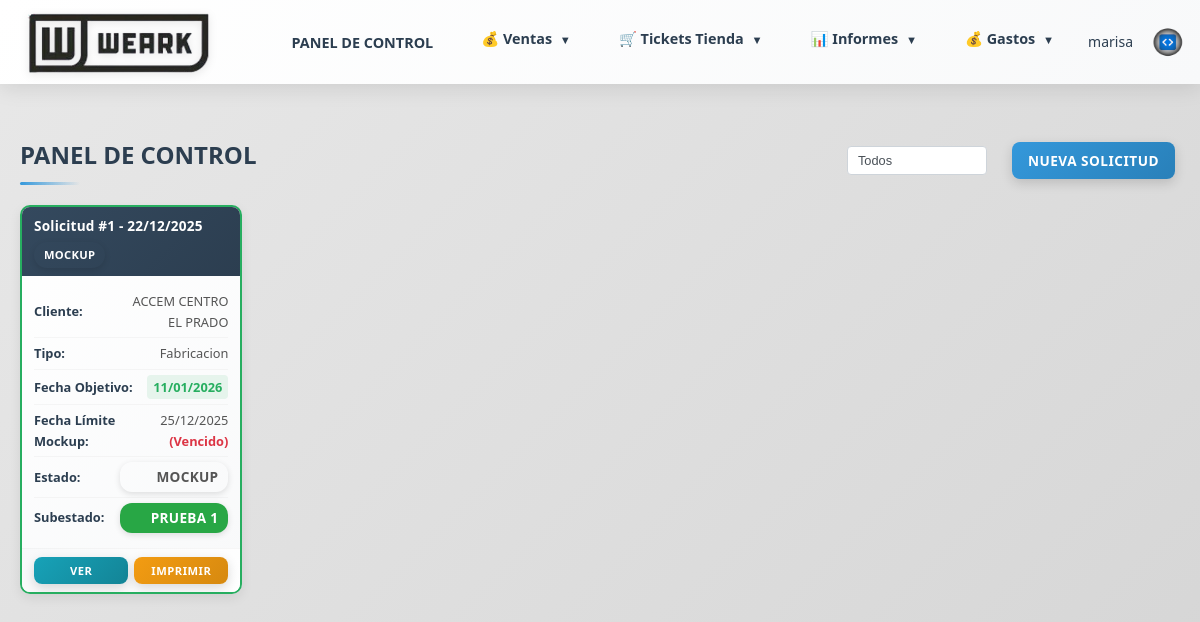
Before: / (signed in) with the older database file.
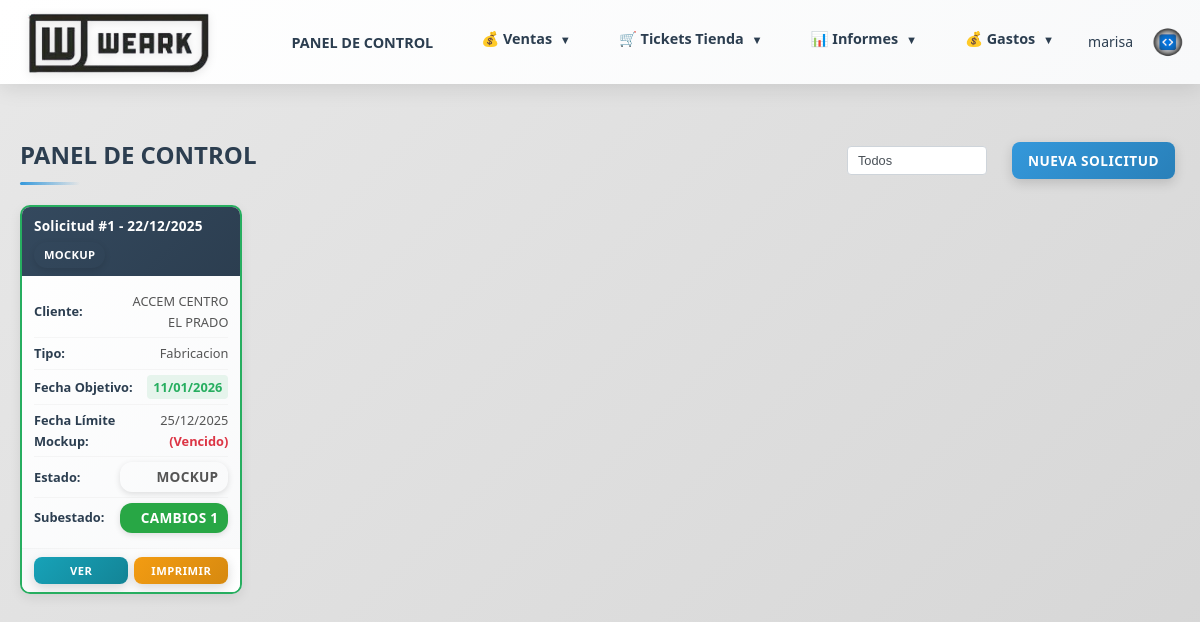
After: the same page with the newer database file.
### models.py (models this page shows, shortened)
class Usuario(db.Model, UserMixin):
    __tablename__ = 'usuarios'
    id = db.Column(db.Integer, primary_key=True)
    usuario = db.Column(db.String(80), nullable=False, unique=True)
    password_hash = db.Column(db.String(255), nullable=False)
    correo = db.Column(db.String(100), nullable=False)
    telefono = db.Column(db.String(50))
    rol = db.Column(db.String(50), nullable=False)  # comercial, administracion, supervisor, usuario
    fecha_creacion = db.Column(db.DateTime, default=datetime.utcnow)
    ultimo_acceso = db.Column(db.DateTime)
    activo = db.Column(db.Boolean, default=True, nullable=False)
    def is_supervisor(self):
        return self.rol == 'supervisor'

class Presupuesto(db.Model):
    __tablename__ = 'presupuestos'
    id = db.Column(db.Integer, primary_key=True)
    comercial_id = db.Column(db.Integer, db.ForeignKey('comerciales.id'), nullable=False)
    cliente_id = db.Column(db.Integer, db.ForeignKey('clientes.id'), nullable=False)
    tipo_pedido = db.Column(db.String(50), nullable=False)  # confeccion, bordado, serigrafia, sublimacion, varios
    estado = db.Column(db.String(50), nullable=False, default='presupuesto')  # presupuesto, aceptado, mockup, en preparacion, terminado, entregado al cliente
    subestado = db.Column(db.String(50), nullable=True)  # Para mockup: encargado a, REVISIÓN CLIENTE, CAMBIOS 1, CAMBIOS 2, RECHAZADO, aceptado. Para en preparacion: hacer marcada, imprimir, calandra, corte, confeccion, sublimacion, bordado
    fecha_limite_mockup = db.Column(db.Date, nullable=True)
    mockup_encargado_a_id = db.Column(db.Integer, db.ForeignKey('usuarios.id'), nullable=True)
    forma_pago = db.Column(db.Text)
    imagen_diseno = db.Column(db.String(255))
    imagen_portada = db.Column(db.String(255))  # Imagen de portada (primera página)
    imagen_adicional_1 = db.Column(db.String(255))  # Imagen adicional 1 (segunda página)
    descripcion_imagen_1 = db.Column(db.Text)  # Descripción de imagen adicional 1
    imagen_adicional_2 = db.Column(db.String(255))  # Imagen adicional 2 (segunda página)
    descripcion_imagen_2 = db.Column(db.Text)  # Descripción de imagen adicional 2
    imagen_adicional_3 = db.Column(db.String(255))  # Imagen adicional 3 (segunda página)
    descripcion_imagen_3 = db.Column(db.Text)  # Descripción de imagen adicional 3
    imagen_adicional_4 = db.Column(db.String(255))  # Imagen adicional 4 (segunda página)
    descripcion_imagen_4 = db.Column(db.Text)  # Descripción de imagen adicional 4
    imagen_adicional_5 = db.Column(db.String(255))  # Imagen adicional 5 (segunda página)
    descripcion_imagen_5 = db.Column(db.Text)  # Descripción de imagen adicional 5
    seguimiento = db.Column(db.Text)
    fecha_presupuesto = db.Column(db.Date)  # Fecha cuando se marcó como presupuesto (usa fecha_creacion si no existe)
    fecha_aceptado = db.Column(db.Date)  # Fecha cuando se aceptó
    fecha_mockup = db.Column(db.Date)  # Fecha cuando entró en estado mockup
    fecha_en_preparacion = db.Column(db.Date)  # Fecha cuando se marcó como en preparación
    fecha_terminado = db.Column(db.Date)  # Fecha cuando se marcó como terminado
    fecha_entregado_cliente = db.Column(db.Date)  # Fecha cuando se entregó al cliente
    fecha_diseno = db.Column(db.Date)  # Deprecated
    fecha_diseno_finalizado = db.Column(db.Date)  # Deprecated
    fecha_todo_listo = db.Column(db.Date)  # Deprecated
    fecha_enviado = db.Column(db.Date)  # Deprecated
    fecha_rechazado = db.Column(db.Date)  # Deprecated
    fecha_aceptacion = db.Column(db.Date)  # Alias de fecha_aceptado para compatibilidad
    fecha_objetivo = db.Column(db.Date)  # Fecha objetivo de entrega
    fecha_entrega_trabajo = db.Column(db.Date)
    fecha_envio_taller = db.Column(db.Date)
    fecha_entrega_bordados = db.Column(db.Date)
    fecha_entrega_cliente = db.Column(db.Date)
    fecha_pendiente_enviar = db.Column(db.Date)  # Deprecated: usar fecha_presupuesto
    fecha_envio = db.Column(db.Date)  # Deprecated: usar fecha_enviado
    fecha_respuesta = db.Column(db.Date)  # Deprecated: usar fecha_aceptado o fecha_rechazado
    fecha_creacion = db.Column(db.DateTime, default=datetime.utcnow)
    lineas = db.relationship('LineaPresupuesto', backref='presupuesto', lazy=True, cascade='all, delete-orphan')
    mockup_encargado_a = db.relationship('Usuario', foreign_keys=[mockup_encargado_a_id], backref='mockups_encargados')

class Cliente(db.Model, UserMixin):
    __tablename__ = 'clientes'
    id = db.Column(db.Integer, primary_key=True)
    nombre = db.Column(db.String(200), nullable=False)
    alias = db.Column(db.String(200))  # Alias o nombre alternativo
    nif = db.Column(db.String(20))  # NIF/CIF del cliente
    direccion = db.Column(db.Text)
    poblacion = db.Column(db.String(100))  # Población
    provincia = db.Column(db.String(100))  # Provincia
    codigo_postal = db.Column(db.String(10))  # Código Postal
    pais = db.Column(db.String(100), default='España')  # País
    telefono = db.Column(db.String(50))  # Teléfono fijo
    movil = db.Column(db.String(50))  # Teléfono móvil
    email = db.Column(db.String(100))  # Email general (mantener para compatibilidad)
    email_general = db.Column(db.String(100))  # Email general
    email_comunicaciones = db.Column(db.String(100))  # Email para avisos de estados
    categoria = db.Column(db.String(50))  # Categoría antigua (mantener para compatibilidad)
    categoria_id = db.Column(db.Integer, db.ForeignKey('categorias_cliente.id'), nullable=True)  # Nueva categoría desde tabla
    personas_contacto = db.Column(db.Text)  # Personas de contacto
    anotaciones = db.Column(db.Text)  # Anotaciones adicionales
    usuario_web = db.Column(db.String(80), unique=True, nullable=True)  # Usuario para acceso web
    password_hash = db.Column(db.String(255), nullable=True)  # Contraseña hash
    fecha_creacion = db.Column(db.DateTime, default=datetime.utcnow)
    fecha_alta = db.Column(db.Date)  # Fecha de alta del cliente
    ultimo_acceso = db.Column(db.DateTime)
    comercial_id = db.Column(db.Integer, db.ForeignKey('comerciales.id'), nullable=True)
    comercial = db.relationship('Comercial', backref='clientes_asignados', lazy=True)
    pedidos = db.relationship('Pedido', backref='cliente', lazy=True)
    presupuestos = db.relationship('Presupuesto', backref='cliente', lazy=True)
    direcciones_envio = db.relationship('DireccionEnvio', backref='cliente', lazy=True, cascade='all, delete-orphan')

### routes/index.py (the view)
@index_bp.route('/')
@login_required
def index():
    try:
        filtro_activo = request.args.get('filtro', '')
        from sqlalchemy.orm import joinedload
        from models import LineaPresupuesto
        from sqlalchemy import or_
        estados_mostrar = ['aceptado', 'mockup', 'en preparacion', 'terminado', 'entregado al cliente']
        query = Presupuesto.query.filter(
            Presupuesto.estado.in_(estados_mostrar)
        )
        if filtro_activo == 'solo_mockup':
            query = query.filter(Presupuesto.estado == 'mockup')
        elif filtro_activo == 'solo_en_preparacion':
            query = query.filter(Presupuesto.estado == 'en preparacion')
        solicitudes = query.options(
            joinedload(Presupuesto.cliente)
        ).all()
        hoy = datetime.now().date()
        from extensions import db
        necesita_commit = False
        for solicitud in solicitudes:
            if solicitud.fecha_aceptado and not solicitud.fecha_objetivo:
                solicitud.fecha_objetivo = solicitud.fecha_aceptado + timedelta(days=20)
                necesita_commit = True
            if solicitud.fecha_objetivo:
                dias_restantes = (solicitud.fecha_objetivo - hoy).days
                if dias_restantes <= 5:
                    solicitud.fecha_class = 'urgente'
                elif dias_restantes <= 10:
                    solicitud.fecha_class = 'proxima'
                else:
                    solicitud.fecha_class = 'ok'
            else:
                solicitud.fecha_class = ''
        if necesita_commit:
            try:
                db.session.commit()
            except Exception as e:
                db.session.rollback()
                print(f"Error al guardar fechas objetivo: {e}")
        solicitudes.sort(key=lambda s: (
            s.fecha_objetivo if s.fecha_objetivo else datetime.max.date(),
            s.fecha_aceptado if s.fecha_aceptado else datetime.max.date()
        ))
        return render_template('index.html', solicitudes=solicitudes, hoy=hoy, filtro_activo=filtro_activo)
    except Exception as e:
        import traceback
        error_msg = f"Error en index: {str(e)}\n{traceback.format_exc()}"
        print(error_msg)
        flash(f'Error al cargar el panel de control: {str(e)}', 'error')
        hoy = datetime.now().date()
        filtro_activo = request.args.get('filtro', '')
        return render_template('index.html', solicitudes=[], hoy=hoy, filtro_activo=filtro_activo)

### app.py (called while the page is built)
@login_manager.user_loader
def load_user(user_id):
    from models import Usuario, Cliente
    if user_id.startswith('cliente_'):
        cliente_id = int(user_id.replace('cliente_', ''))
        cliente = Cliente.query.get(cliente_id)
        if cliente and cliente.tiene_acceso_web():
            return cliente
        return None
    else:
        return Usuario.query.get(int(user_id))

### templates/index.html (shortened to what this page needs)
{% extends "base.html" %}
{% block content %}
<div style="display: flex; align-items: center; justify-content: space-between; margin-bottom: 20px; flex-wrap: wrap; gap: 15px;">
    <h2 style="font-size: 1.5rem; margin: 0;">PANEL DE CONTROL</h2>
    <div style="display: flex; align-items: center; gap: 10px; flex-wrap: wrap;">
        <form method="GET" action="{{ url_for('index.index') }}" style="display: inline-block; margin: 0;">
            <select name="filtro" id="filtro" onchange="this.form.submit()" style="padding: 6px 10px; border: 1px solid #ced4da; border-radius: 4px; font-size: 0.8rem; background: white; color: #495057; cursor: pointer; margin-right: 10px;">
                <option value="">Todos</option>
            </select>
        </form>
        <a href="{{ url_for('solicitudes.nueva_solicitud') }}" class="btn btn-primary" style="padding: 8px 16px; font-size: 0.85rem;">Nueva Solicitud</a>
    </div>
</div>
{% if solicitudes %}
<div class="pedidos-grid">
    {% for solicitud in solicitudes %}
    <div class="pedido-card {% if solicitud.fecha_class %}pedido-{{ solicitud.fecha_class }}{% endif %}">
        <div class="pedido-card-header">
            <div class="pedido-id">
                Solicitud #{{ solicitud.id }}{% if solicitud.fecha_aceptado %} - {{ solicitud.fecha_aceptado.strftime('%d/%m/%Y') }}{% endif %}
            </div>
            <span class="badge badge-estado-{{ solicitud.estado|lower|replace(' ', '-') }}">{{ solicitud.estado|title }}</span>
        </div>
        <div class="pedido-card-body">
            <div class="pedido-info-item">
                <strong>Cliente:</strong>
                <span>{{ solicitud.cliente.nombre if solicitud.cliente else 'N/A' }}</span>
            </div>
            <div class="pedido-info-item">
                <strong>Tipo:</strong>
                <span>{{ solicitud.tipo_pedido|title }}</span>
            </div>
            <div class="pedido-info-item">
                <strong>Fecha Objetivo:</strong>
                <span>
                    {% if solicitud.fecha_objetivo %}
                        <span class="fecha-objetivo {{ solicitud.fecha_class }}">
                            {{ solicitud.fecha_objetivo.strftime('%d/%m/%Y') }}
                        </span>
                    {% else %}
                        -
                    {% endif %}
                </span>
            </div>
            {% if solicitud.estado == 'mockup' and solicitud.fecha_limite_mockup and hoy is defined %}
            <div class="pedido-info-item">
                <strong>Fecha Límite Mockup:</strong>
                <span>
                    {% set dias_restantes = (solicitud.fecha_limite_mockup - hoy).days %}
                    <span class="fecha-limite-mockup {% if dias_restantes < 0 %}urgente{% elif dias_restantes <= 1 %}proxima{% else %}ok{% endif %}">
                        {{ solicitud.fecha_limite_mockup.strftime('%d/%m/%Y') }}
                        {% if dias_restantes < 0 %}
                            <span style="color: #dc3545; font-weight: bold;">(Vencido)</span>
                        {% elif dias_restantes == 0 %}
                            <span style="color: #ffc107; font-weight: bold;">(Hoy)</span>
                        {% elif dias_restantes <= 1 %}
                            <span style="color: #ffc107;">({{ dias_restantes }} día)</span>
                        {% else %}
                            <span style="color: #28a745;">({{ dias_restantes }} días)</span>
                        {% endif %}
                    </span>
                </span>
            </div>
            {% endif %}
            <div class="pedido-info-item">
                <strong>Estado:</strong>
                <span class="badge badge-estado-{{ solicitud.estado|lower|replace(' ', '-') }}" style="padding: 4px 10px; border-radius: 12px; font-size: 0.85rem; font-weight: 600;">
                    {{ solicitud.estado|title }}
                </span>
            </div>
            {% if solicitud.subestado %}
            <div class="pedido-info-item">
                <strong>Subestado:</strong>
                <span class="badge badge-estado-{{ solicitud.subestado|lower|replace(' ', '-') }}" style="padding: 4px 10px; border-radius: 12px; font-size: 0.85rem; font-weight: 600; background: #28a745; color: white;">
                    {{ solicitud.subestado|title }}
                </span>
            </div>
            {% endif %}
        </div>
        <div class="pedido-card-actions">
            <a href="{{ url_for('solicitudes.ver_solicitud', solicitud_id=solicitud.id) }}" class="btn btn-info">Ver</a>
            <a href="{{ url_for('solicitudes.descargar_pdf_solicitud', solicitud_id=solicitud.id) }}" class="btn btn-warning" target="_blank">Imprimir</a>
        </div>
    </div>
    {% endfor %}
</div>
{% else %}
<p>No hay solicitudes activas. <a href="{{ url_for('solicitudes.nueva_solicitud') }}">Crear primera solicitud</a></p>
{% endif %}
{% endblock %}

### templates/base.html (shortened to what this page needs)
<!DOCTYPE html>
<html lang="es">
<head>
    <link rel="stylesheet" href="{{ url_for('static', filename='css/style.css') }}">
</head>
<body>
    <header>
        <div class="container header-wrapper">
            <a href="{{ url_for('index.index') }}" style="text-decoration: none; display: flex; align-items: center;">
                <img src="{{ url_for('static', filename='logo_base.png') }}" alt="Logo" class="header-logo">
            </a>
            <nav id="mainNav">
                {% if current_user.is_authenticated %}
                    <a href="{{ url_for('index.index') }}">PANEL DE CONTROL</a>
                    <div class="dropdown">
                        <a href="#" class="dropdown-toggle">💰 Ventas <span class="dropdown-arrow">▼</span></a>
                    </div>
                    <div class="dropdown">
                        <a href="#" class="dropdown-toggle">🛒 Tickets Tienda <span class="dropdown-arrow">▼</span></a>
                    </div>
                    <div class="dropdown">
                        <a href="#" class="dropdown-toggle">📊 Informes <span class="dropdown-arrow">▼</span></a>
                    </div>
                    <div class="dropdown">
                        <a href="#" class="dropdown-toggle">💰 Gastos <span class="dropdown-arrow">▼</span></a>
                    </div>
                    <div class="user-menu">
                        <span class="user-name">{{ current_user.usuario }}</span>
                        <a href="{{ url_for('auth.logout') }}" class="logout-btn-circle" title="Cerrar Sesión">
                            <img src="{{ url_for('static', filename='logo_jm.png') }}" alt="Cerrar Sesión" style="width: 100%; height: 100%; object-fit: contain;">
                        </a>
                    </div>
                {% endif %}
            </nav>
        </div>
    </header>
    <div class="container">
        {% block content %}{% endblock %}
    </div>
</body>
</html>

Changed rows visible on the page:
changed Presupuesto "MOCKUP": subestado "PRUEBA 1" → "CAMBIOS 1"
